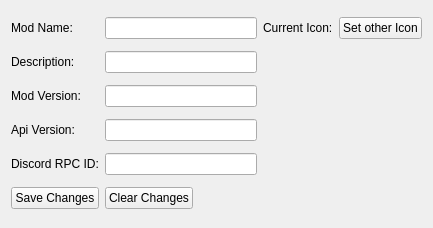
<?xml version="1.0" encoding="UTF-8"?>
<ui version="4.0">
 <class>ModGlobal</class>
 <widget class="QWidget" name="ModGlobal">
  <property name="geometry">
   <rect>
    <x>0</x>
    <y>0</y>
    <width>433</width>
    <height>228</height>
   </rect>
  </property>
  <property name="windowTitle">
   <string>Global Settings</string>
  </property>
  <layout class="QGridLayout" name="gridLayout">
   <item row="2" column="1" colspan="2">
    <widget class="QLineEdit" name="desc_input"/>
   </item>
   <item row="3" column="1" colspan="2">
    <widget class="QLineEdit" name="version_input"/>
   </item>
   <item row="2" column="0">
    <widget class="QLabel" name="desc_label">
     <property name="text">
      <string>Description:</string>
     </property>
    </widget>
   </item>
   <item row="0" column="1" colspan="2">
    <widget class="QLineEdit" name="name_input"/>
   </item>
   <item row="4" column="0">
    <widget class="QLabel" name="api_label">
     <property name="text">
      <string>Api Version:</string>
     </property>
    </widget>
   </item>
   <item row="6" column="0">
    <widget class="QPushButton" name="save_button">
     <property name="text">
      <string>Save Changes</string>
     </property>
    </widget>
   </item>
   <item row="3" column="0">
    <widget class="QLabel" name="version_label">
     <property name="text">
      <string>Mod Version:</string>
     </property>
    </widget>
   </item>
   <item row="0" column="3">
    <widget class="QLabel" name="icon_label">
     <property name="text">
      <string>Current Icon:</string>
     </property>
    </widget>
   </item>
   <item row="5" column="1" colspan="2">
    <widget class="QLineEdit" name="discord_input"/>
   </item>
   <item row="4" column="1" colspan="2">
    <widget class="QLineEdit" name="api_input"/>
   </item>
   <item row="0" column="0">
    <widget class="QLabel" name="name_label">
     <property name="text">
      <string>Mod Name:</string>
     </property>
    </widget>
   </item>
   <item row="5" column="0">
    <widget class="QLabel" name="discord_label">
     <property name="text">
      <string>Discord RPC ID:</string>
     </property>
    </widget>
   </item>
   <item row="0" column="4">
    <widget class="QPushButton" name="selecticon_button">
     <property name="text">
      <string>Set other Icon</string>
     </property>
    </widget>
   </item>
   <item row="2" column="3" rowspan="4" colspan="2">
    <widget class="QLabel" name="icon_preview">
     <property name="sizePolicy">
      <sizepolicy hsizetype="Preferred" vsizetype="Preferred">
       <horstretch>0</horstretch>
       <verstretch>0</verstretch>
      </sizepolicy>
     </property>
     <property name="text">
      <string/>
     </property>
     <property name="pixmap">
      <pixmap>../assets/defaultIcon.png</pixmap>
     </property>
     <property name="alignment">
      <set>Qt::AlignmentFlag::AlignCenter</set>
     </property>
    </widget>
   </item>
   <item row="6" column="1">
    <widget class="QPushButton" name="clear_button">
     <property name="text">
      <string>Clear Changes</string>
     </property>
    </widget>
   </item>
  </layout>
 </widget>
 <resources/>
 <connections/>
</ui>
